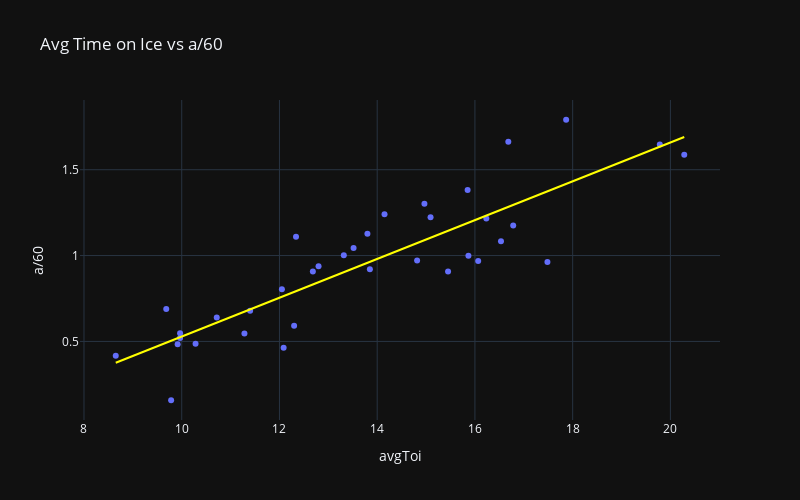

This figure's notebook cell:
### Code cell
metric = "a/60"
fig = px.scatter(
    subset,
    x="avgToi",
    y=metric,
    hover_name="playerName",
    hover_data=["goals", "assists", "points", "gamesPlayed", "team", "age", "capHit"],
    width=800,
    height=500,
    title=f"Avg Time on Ice vs {metric}",
    trendline="ols",
    trendline_color_override="yellow",
)
fig.show()
subset.loc[:, f"{metric}_adj"] = subset[metric] / subset["avgToi"]
subset.loc[:, f"{metric}_adj_rank"] = subset[f"{metric}_adj"].rank(ascending=False, method='first').astype(int)

### Figure 1 — Plotly figure (JSON) as saved in the notebook; plotly's stock layout.template omitted (floating-point values rounded to 4 significant figures)
{"data": [{"customdata": [[1, 2, 3, 25, ["Los Angeles Kings"], 24, 775000], [4, 21, 25, 81, ["Calgary Flames"], 25, 1000000], [7, 13, 20, 57, ["Colorado Avalanche", "San Jose Sharks"], 25, 896250], [4, 7, 11, 81, ["New York Islanders"], 25, 775000], [3, 8, 11, 78, ["Boston Bruins"], 23, 925000], [23, 24, 47, 73, ["Columbus Blue Jackets"], 24, 925000], [6, 7, 13, 63, ["Seattle Kraken"], 23, 859167], [13, 14, 27, 54, ["Calgary Flames"], 23, 863333], [6, 4, 10, 35, ["New York Rangers"], 22, 867500], [11, 14, 25, 73, ["Dallas Stars"], 22, 894167], [19, 23, 42, 77, ["Los Angeles Kings"], 23, 875000], [2, 4, 6, 33, ["Chicago Blackhawks"], 22, 912500], [5, 7, 12, 75, ["Minnesota Wild", "Boston Bruins"], 22, 925000], [8, 12, 20, 60, ["Tampa Bay Lightning"], 23, 775000], [0, 1, 1, 12, ["Los Angeles Kings"], 28, 775000], [10, 8, 18, 62, ["Montréal Canadiens"], 23, 897500], [7, 12, 19, 51, ["Utah Hockey Club"], 22, 925000], [14, 24, 38, 78, ["Dallas Stars", "Carolina Hurricanes"], 21, 814167], [15, 16, 31, 72, ["Florida Panthers"], 22, 925000], [4, 3, 7, 50, ["Los Angeles Kings"], 22, 805833], [5, 10, 15, 62, ["Nashville Predators"], 21, 863333], [0, 2, 2, 22, ["New York Rangers"], 21, 863333], [17, 17, 34, 80, ["Carolina Hurricanes"], 21, 905833], [25, 40, 65, 75, ["Utah Hockey Club"], 20, 950000], [20, 24, 44, 82, ["Anaheim Ducks"], 20, 950000], [19, 18, 37, 77, ["Detroit Red Wings"], 20, 918333], [12, 14, 26, 53, ["Chicago Blackhawks"], 20, 950000], [8, 1, 9, 39, ["New York Islanders"], 25, 775000], [23, 44, 67, 82, ["Chicago Blackhawks"], 19, 950000], [10, 18, 28, 75, ["Buffalo Sabres"], 19, 950000], [20, 25, 45, 76, ["Anaheim Ducks"], 20, 950000], [31, 23, 54, 82, ["Columbus Blue Jackets"], 20, 950000], [18, 27, 45, 74, ["San Jose Sharks"], 19, 950000], [26, 37, 63, 80, ["Philadelphia Flyers"], 20, 950000], [25, 38, 63, 70, ["San Jose Sharks"], 18, 975000], [10, 25, 35, 77, ["New York Islanders"], 26, 950000]], "hovertemplate": "<b>%{hovertext}</b><br><br>avgToi=%{x}<br>a/60=%{y}<br>goals=%{customdata[0]}<br>assists=%{customdata[1]}<br>points=%{customdata[2]}<br>gamesPlayed=%{customdata[3]}<br>team=%{customdata[4]}<br>age=%{customdata[5]}<br>capHit=%{customdata[6]}<extra></extra>", "hovertext": ["Akil Thomas", "Martin Pospisil", "Nikolai Kovalenko", "Kyle MacLean", "John Beecher", "Dmitri Voronkov", "Tye Kartye", "Connor Zary", "Brett Berard", "Mavrik Bourque", "Alex Laferriere", "Landon Slaggert", "Marat Khusnutdinov", "Gage Goncalves", "Jeff Malott", "Emil Heineman", "Josh Doan", "Logan Stankoven", "Mackie Samoskevich", "Samuel Helenius", "Zachary L'Heureux", "Brennan Othmann", "Jackson Blake", "Logan Cooley", "Cutter Gauthier", "Marco Kasper", "Frank Nazar", "Marc Gatcomb", "Connor Bedard", "Zach Benson", "Leo Carlsson", "Adam Fantilli", "Will Smith", "Matvei Michkov", "Macklin Celebrini", "Maxim Tsyplakov"], "legendgroup": "", "marker": {"color": "#636efa", "symbol": "circle"}, "mode": "markers", "name": "", "orientation": "v", "showlegend": false, "type": "scatter", "x": [9.917, 13.8, 12.34, 9.967, 11.28, 16.78, 9.683, 16.07, 10.72, 12.68, 16.53, 12.3, 12.09, 12.8, 10.28, 11.4, 13.52, 15.09, 13.32, 8.65, 12.05, 9.967, 13.85, 17.87, 14.15, 15.45, 15.87, 9.783, 20.28, 14.82, 16.23, 17.48, 15.85, 16.68, 19.78, 14.97], "xaxis": "x", "y": [0.484, 1.127, 1.109, 0.5203, 0.5454, 1.175, 0.6885, 0.9682, 0.6399, 0.9072, 1.084, 0.5913, 0.4634, 0.9375, 0.4862, 0.6791, 1.044, 1.223, 1.001, 0.4162, 0.8031, 0.5473, 0.9206, 1.791, 1.241, 0.9078, 0.9989, 0.1573, 1.587, 0.9719, 1.216, 0.9626, 1.381, 1.663, 1.646, 1.302], "yaxis": "y"}, {"hovertemplate": "<b>OLS trendline</b><br>a/60 = 0.113015 * avgToi + -0.602068<br>R<sup>2</sup>=0.750588<br><br>avgToi=%{x}<br>a/60=%{y} <b>(trend)</b><extra></extra>", "legendgroup": "", "line": {"color": "yellow"}, "marker": {"color": "#636efa", "symbol": "circle"}, "mode": "lines", "name": "", "showlegend": false, "type": "scatter", "x": [8.65, 9.683, 9.783, 9.917, 9.967, 9.967, 10.28, 10.72, 11.28, 11.4, 12.05, 12.09, 12.3, 12.34, 12.68, 12.8, 13.32, 13.52, 13.8, 13.85, 14.15, 14.82, 14.97, 15.09, 15.45, 15.85, 15.87, 16.07, 16.23, 16.53, 16.68, 16.78, 17.48, 17.87, 19.78, 20.28], "xaxis": "x", "y": [0.3755, 0.4923, 0.5036, 0.5187, 0.5243, 0.5243, 0.5601, 0.6091, 0.6731, 0.6863, 0.7598, 0.7638, 0.788, 0.7924, 0.8313, 0.8445, 0.9029, 0.9255, 0.9575, 0.9632, 0.9971, 1.072, 1.089, 1.104, 1.144, 1.189, 1.191, 1.214, 1.233, 1.266, 1.283, 1.295, 1.374, 1.417, 1.634, 1.69], "yaxis": "y"}], "layout": {"height": 500, "legend": {"tracegroupgap": 0}, "title": {"text": "Avg Time on Ice vs a/60"}, "width": 800, "xaxis": {"anchor": "y", "domain": [0, 1], "title": {"text": "avgToi"}}, "yaxis": {"anchor": "x", "domain": [0, 1], "title": {"text": "a/60"}}}}
